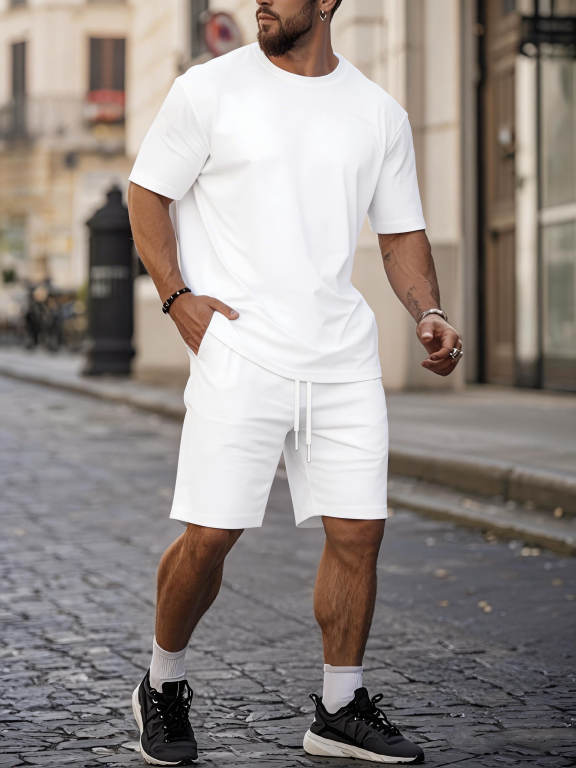
#> input picture uploads/9a0776e9828d4c61816ba0b6eb5018fd.png, 1728 x 2304 px, given in place of Pinterest (4).jpg, which was not available (shown at 1/3 size)
$ python _eval_p4.py ../uploads/9a0776e9828d4c61816ba0b6eb5018fd.png
#> lines starting #> are read from the running program, lines starting #| are printed output that depends on the picture; after the words box and inside, x2 and y2 are one past the last pixel; in counts of white or black regions, pixels touching at a corner belong together; pictures that were not available may be replaced by others from this repository, and a replacement may not be noted
# -*- coding: utf-8 -*-
"""p4 验收器：把"碎不碎"量化成可比数字。

用户第 19 轮否决原话：「碎成一块一块的效果图我不是严格明令禁止了吗」。
"一块块"有两个可测特征，必须同时盯：
  ① **悬浮孤块**：连通成分里"小而孤立"的块（面积 <400px 且离最近的大块 ≥25px）；
  ② **细缝被填死**：叶片之间的白色缝隙被 α 膝点膨胀糊住 → 原图的**孔洞**数量/面积塌陷。
本脚本同时输出这两项 + 基础形态（墨量/主块/笔宽），用 ORIG 当基准逐项对齐。
"""
import sys
import numpy as np
from pathlib import Path
from PIL import Image
from scipy import ndimage as ndi
from skimage.morphology import skeletonize

sys.path.insert(0, str(Path(__file__).resolve().parent))
sys.path.insert(0, str(Path(__file__).resolve().parent / "src"))
LUM = np.array([0.299, 0.587, 0.114], np.float32)
ORIG = "E:/Desktop/图裂变测试图/Pinterest (4).jpg"


def metrics(path, lum_thr=30.0, tag=None):
#> called with path = 'E:/Desktop/图裂变测试图/Pinterest (4).jpg', lum_thr = 30, tag = 'ORIG 基准'
    a = np.asarray(Image.open(path).convert("RGB"), np.float32)
    m = (a @ LUM) < lum_thr
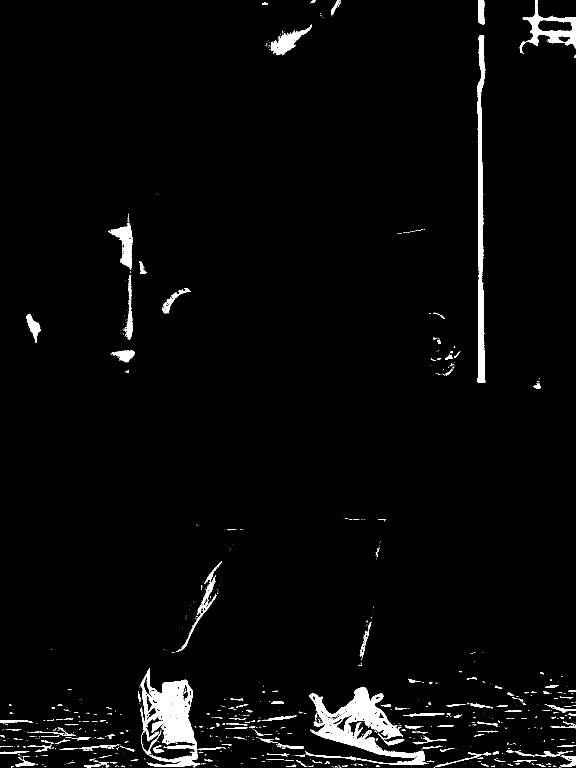
#> m: shape (2304, 1728) bool (shown at 1/3 size); 2.8% white; 1040 white regions (833 under 20 px), largest, box (x1, y1, x2, y2) and area: (915, 2062, 1282, 2296) 25533, (422, 2004, 667, 2301) 24638, (1430, 106, 1457, 1149) 14446
    lab, n = ndi.label(m, np.ones((3, 3), bool))
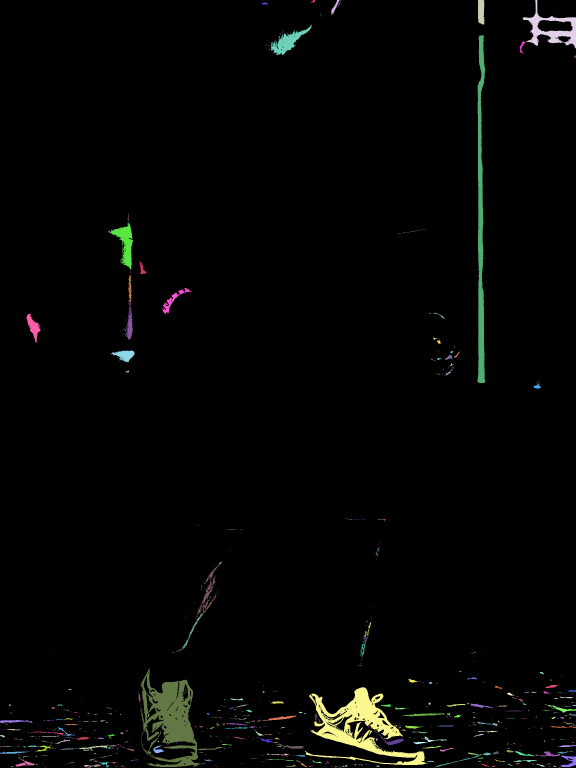
#> lab: shape (2304, 1728) int32 (shown at 1/3 size); 1041 distinct labels, from 0 to 1040; one colour per label, 0 black
#> n = 1040
    sz = np.bincount(lab.ravel()); sz[0] = 0
#> after `sz = np.bincount(lab.ravel())`: sz = 1041 values, max 3869236 at index 0, min 1 at index 9, mean 3824.5
    main = sz >= 12                                  # 剔 JPEG 噪点（MEMORY：p4 判墨必须 lum<30）
    ncomp = int(main.sum())
#> ncomp = 263
    med = int(np.median(sz[main])) if ncomp else 0
#> med = 40
    # 笔宽
    e = ndi.distance_transform_edt(m)
    sk = skeletonize(m)
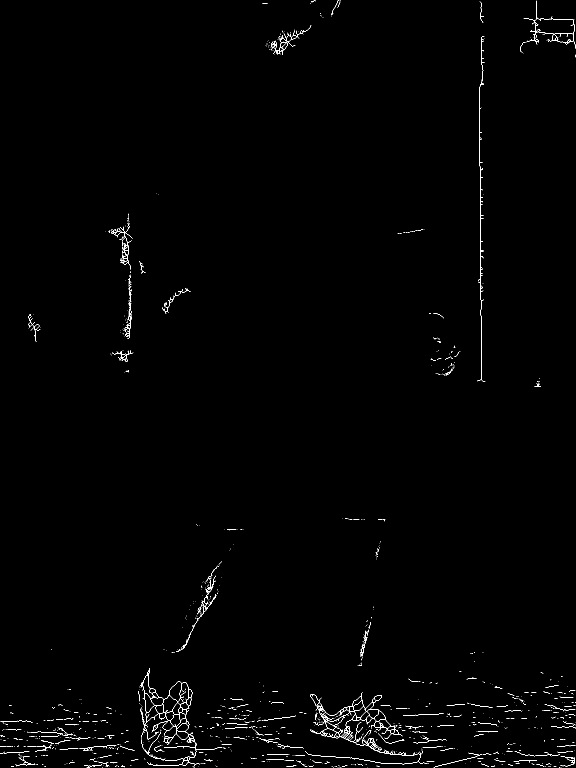
#> sk: shape (2304, 1728) bool (shown at 1/3 size); 0.52% white in thin lines or dots
    w = float(2.0 * e[sk].mean()) if sk.any() else 0.0
#> w = 6.49
    # 孔洞（叶片间的白缝）
    holes = ndi.binary_fill_holes(m) & ~m
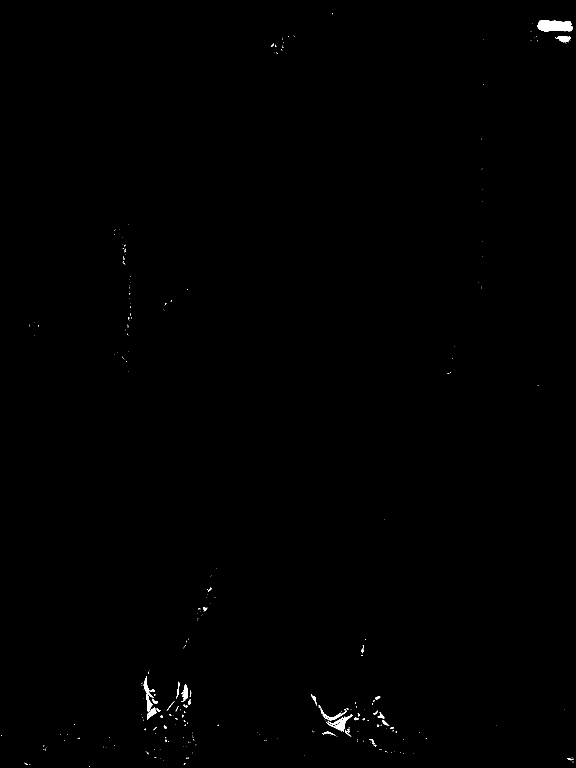
#> holes: shape (2304, 1728) bool (shown at 1/3 size); 0.25% white; 354 white regions (310 under 20 px), largest, box (x1, y1, x2, y2) and area: (1612, 60, 1718, 95) 2939, (1002, 2144, 1058, 2196) 773, (431, 2029, 458, 2092) 499
    hl, hn = ndi.label(holes, np.ones((3, 3), bool))
#> hl: shape (2304, 1728) int32; 355 distinct labels, from 0 to 354
#> hn = 354
    hsz = np.bincount(hl.ravel()) if hn else np.array([0])
#> hsz = 355 values, max 3971533 at index 0, min 1 at index 3, mean 11215
    hsz[0] = 0
    hk = hsz >= 8
    # 悬浮孤块：小块(<400px) 且 距最近大块(>=2000px) 的间距 >=25px
    big = np.zeros_like(m)
    idx_big = np.where(sz >= 2000)[0]
#> idx_big = [4, 15, 31, 74, 346, 370]
    if len(idx_big):
        big = np.isin(lab, idx_big)
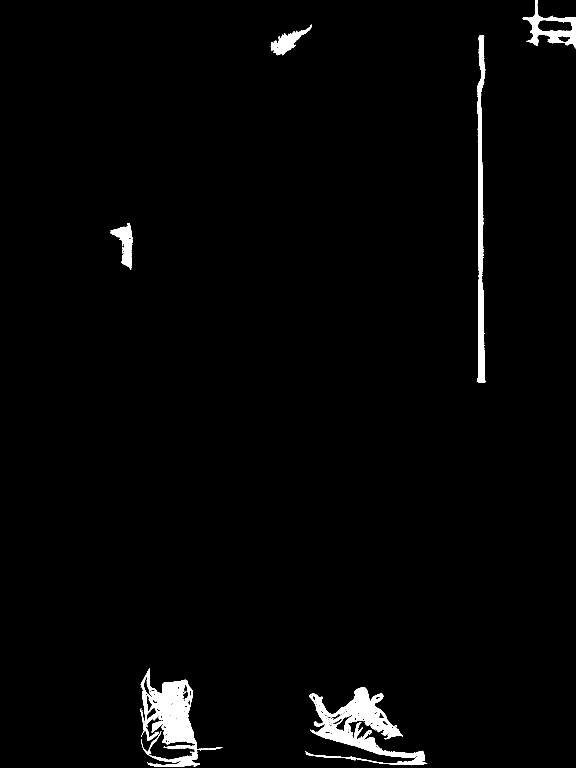
#> big: shape (2304, 1728) bool (shown at 1/3 size); 2% white; 6 white regions, box (x1, y1, x2, y2) and area: (915, 2062, 1282, 2296) 25533, (422, 2004, 667, 2301) 24638, (1430, 106, 1457, 1149) 14446, (1568, 0, 1728, 146) 6755, (331, 669, 399, 810) 3905, (812, 74, 935, 166) 3616
    small = m & ~big & (sz[lab] < 400) & (lab > 0)
#> small: shape (2304, 1728) bool; 0.45% white; 1015 white regions (833 under 20 px), largest, box (x1, y1, x2, y2) and area: (1240, 2210, 1340, 2233) 392, (1411, 2111, 1479, 2125) 356, (460, 2236, 492, 2260) 337
    if small.any() and big.any():
        d = ndi.distance_transform_edt(~big)
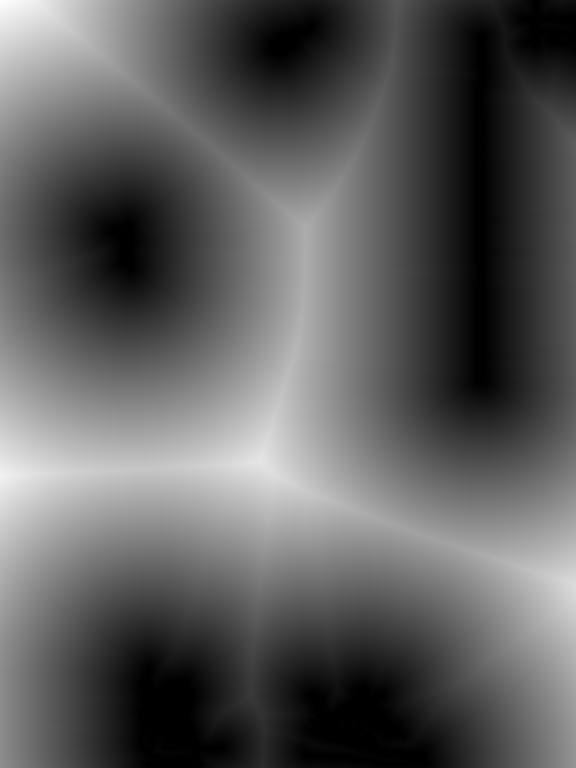
#> d: shape (2304, 1728) float64 (shown at 1/3 size); min 0, max 766.6, mean 282.8; drawn with min black and max white
        orph = small & (d >= 25.0)
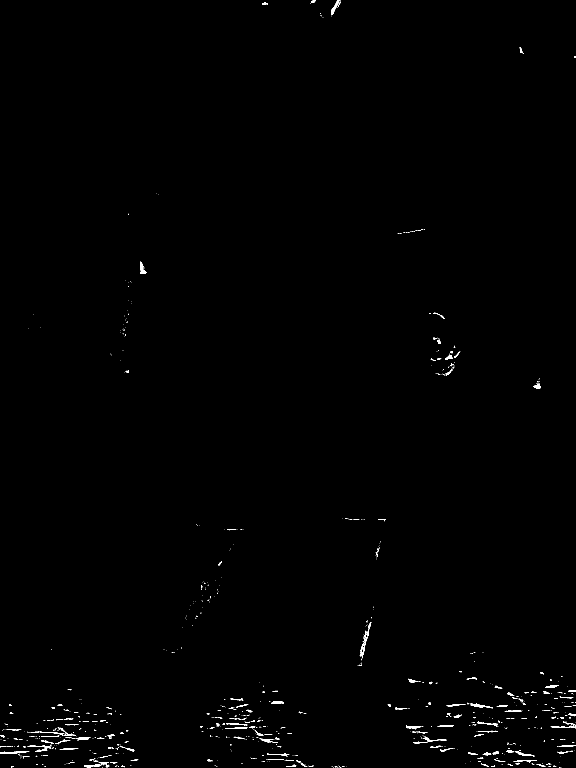
#> orph: shape (2304, 1728) bool (shown at 1/3 size); 0.41% white; 815 white regions (650 under 20 px), largest, box (x1, y1, x2, y2) and area: (1411, 2111, 1479, 2125) 356, (1240, 2210, 1340, 2232) 346, (994, 0, 1019, 46) 336
    else:
        orph = np.zeros_like(m)
    ol, on = ndi.label(orph, np.ones((3, 3), bool))
#> ol: shape (2304, 1728) int32; 816 distinct labels, from 0 to 815
#> on = 815
    osz = np.bincount(ol.ravel()) if on else np.array([0])
#> osz = 816 values, max 3965075 at index 0, min 1 at index 7, mean 4879.1
    osz[0] = 0
    res = dict(tag=tag or Path(path).name, ink=100 * m.mean(), ncomp=ncomp, med=med,
               w=w, holes=int(hk.sum()), hole_area=100 * holes.mean(),
               orph_n=int((osz >= 30).sum()), orph_area=100 * orph.mean())
#> res = 9 items
    print(f"[{res['tag']:<22}] 墨={res['ink']:5.2f}%  主块={res['ncomp']:4d}  "
          f"中位={res['med']:5d}  笔宽={res['w']:4.2f}  "
          f"孔洞={res['holes']:5d}/面积{res['hole_area']:5.3f}%  "
          f"孤块={res['orph_n']:3d}/面积{res['orph_area']:4.3f}%")
#| [ORIG 基准               ] 墨= 2.82%  主块= 263  中位=   40  笔宽=6.49  孔洞=   72/面积0.246%  孤块=131/面积0.408%
    return res


if __name__ == "__main__":
    metrics(ORIG, tag="ORIG 基准")
    for p in sys.argv[1:]:
        metrics(p, tag=Path(p).stem)
#| [9a0776e9828d4c61816ba0b6eb5018fd] 墨= 2.82%  主块= 263  中位=   40  笔宽=6.49  孔洞=   72/面积0.246%  孤块=131/面积0.408%
